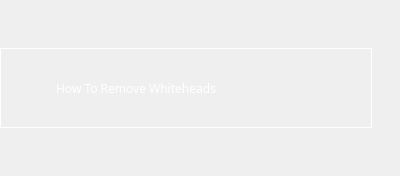
                    <widget class="QWidget" name="FavTutorialsScrollContents">
                     <property name="geometry">
                      <rect>
                       <x>0</x>
                       <y>0</y>
                       <width>400</width>
                       <height>176</height>
                      </rect>
                     </property>
                     <layout class="QVBoxLayout" name="verticalLayout_4">
                      <property name="spacing">
                       <number>34</number>
                      </property>
                      <property name="leftMargin">
                       <number>0</number>
                      </property>
                      <item>
                       <widget class="QFrame" name="FavTutorialItem">
                        <property name="minimumSize">
                         <size>
                          <width>372</width>
                          <height>80</height>
                         </size>
                        </property>
                        <property name="maximumSize">
                         <size>
                          <width>372</width>
                          <height>80</height>
                         </size>
                        </property>
                        <property name="styleSheet">
                         <string notr="true">border: 1px solid white;
border-top-right-radius: 0;
border-bottom-right-radius: 0;</string>
                        </property>
                        <property name="frameShape">
                         <enum>QFrame::StyledPanel</enum>
                        </property>
                        <property name="frameShadow">
                         <enum>QFrame::Raised</enum>
                        </property>
                        <layout class="QHBoxLayout" name="horizontalLayout_3">
                         <property name="spacing">
                          <number>0</number>
                         </property>
                         <property name="leftMargin">
                          <number>0</number>
                         </property>
                         <property name="topMargin">
                          <number>0</number>
                         </property>
                         <property name="rightMargin">
                          <number>0</number>
                         </property>
                         <property name="bottomMargin">
                          <number>0</number>
                         </property>
                         <item>
                          <widget class="QLabel" name="FavTutorialItemTitle">
                           <property name="minimumSize">
                            <size>
                             <width>270</width>
                             <height>78</height>
                            </size>
                           </property>
                           <property name="maximumSize">
                            <size>
                             <width>270</width>
                             <height>78</height>
                            </size>
                           </property>
                           <property name="font">
                            <font>
                             <family>Futurist Fixed-width</family>
                            </font>
                           </property>
                           <property name="styleSheet">
                            <string notr="true">border: none;
color: white;</string>
                           </property>
                           <property name="text">
                            <string>How To Remove Whiteheads</string>
                           </property>
                           <property name="scaledContents">
                            <bool>false</bool>
                           </property>
                           <property name="alignment">
                            <set>Qt::AlignCenter</set>
                           </property>
                           <property name="wordWrap">
                            <bool>true</bool>
                           </property>
                           <property name="margin">
                            <number>15</number>
                           </property>
                           <property name="indent">
                            <number>0</number>
                           </property>
                          </widget>
                         </item>
                         <item>
                          <widget class="QLabel" name="FavTutorialItemImage">
                           <property name="minimumSize">
                            <size>
                             <width>100</width>
                             <height>0</height>
                            </size>
                           </property>
                           <property name="maximumSize">
                            <size>
                             <width>100</width>
                             <height>80</height>
                            </size>
                           </property>
                           <property name="styleSheet">
                            <string notr="true">border: none;</string>
                           </property>
                           <property name="text">
                            <string/>
                           </property>
                           <property name="pixmap">
                            <pixmap resource="D:/Laptop Icons/Assets.qrc">:/images/faceOil.png</pixmap>
                           </property>
                           <property name="scaledContents">
                            <bool>true</bool>
                           </property>
                           <property name="alignment">
                            <set>Qt::AlignCenter</set>
                           </property>
                          </widget>
                         </item>
                        </layout>
                       </widget>
                      </item>
                     </layout>
                    </widget>
